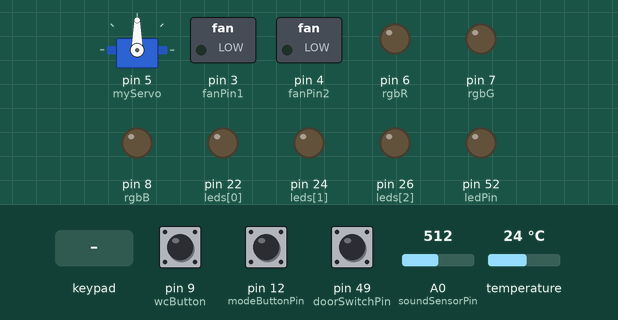
A sketch run on a simulated Arduino Mega 2560, built with avr-gcc and run on an emulated ATmega2560. Shown: servo, switched loads named in the sketch (green lamp = pin HIGH), output pins drawn as LEDs (lit = HIGH). The inputs (shaded band) are chosen by the test bench; at power-on: pin 49 (doorSwitchPin) HIGH, pin 12 (modeButtonPin) HIGH, pin 9 (wcButton) HIGH, A0 (soundSensorPin) = 512, temperature 24 °C. What the sketch prints to the serial monitor is not drawn.

Above: at 1.2 s.
1.3 s: keypad keys 3 1 6 pressed 0.4 s apart
At 2.4 s:
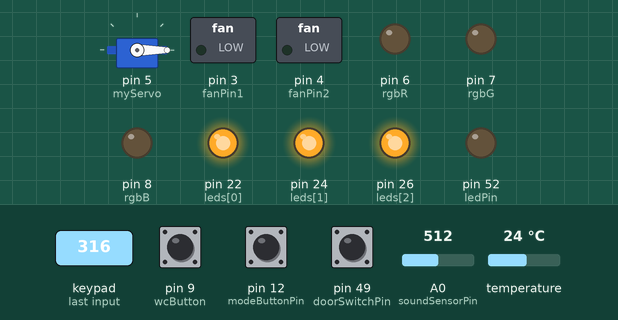
4.0 s: pin 49 (doorSwitchPin) pulled LOW for 0.15 s
At 5.0 s:
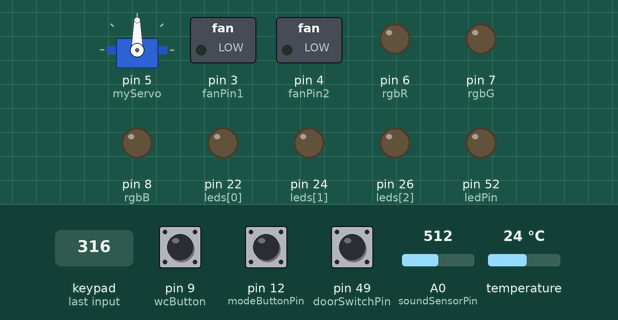
5.6 s: pin 12 (modeButtonPin) pulled LOW for 0.15 s
At 6.2 s:
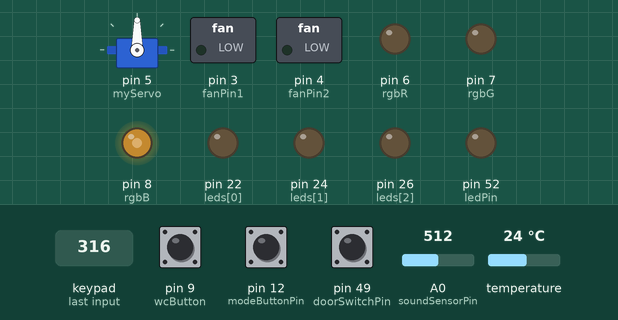
7.2 s: pin 9 (wcButton) pulled LOW for 0.15 s
At 7.27 s:
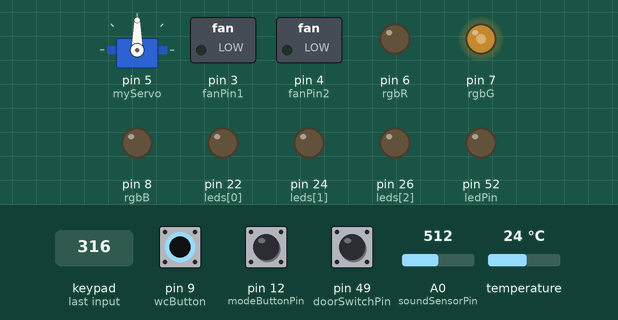
8.8 s: pin 12 (modeButtonPin) pulled LOW for 1 s
At 9.9 s:
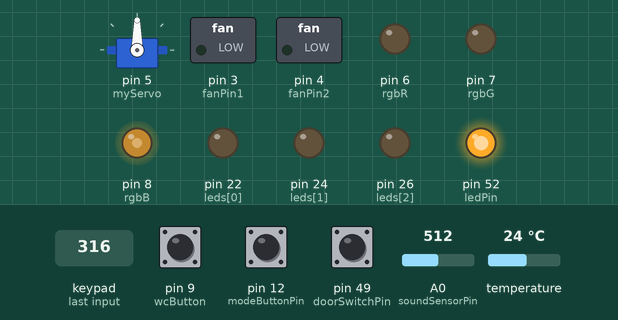
11.3 s: pin 9 (wcButton) driven LOW and pin 12 (modeButtonPin) driven LOW
At 13.4 s:
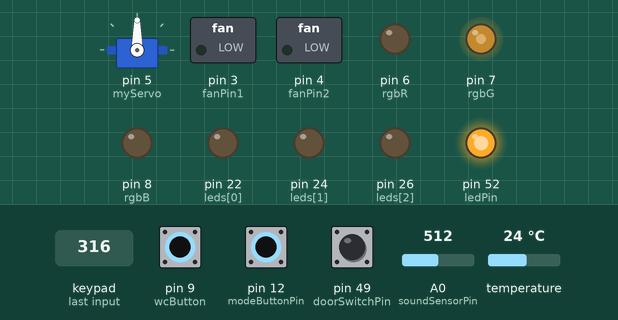
Timing chart, 0 to 14.5 s (numbered marks = the images above; inputs shaded):
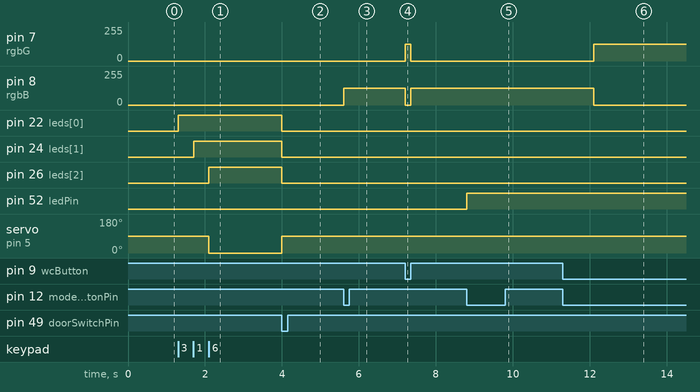

The sketch:

ecoHouse2.ino
```cpp
#include <Keypad.h>
#include <Servo.h>
#include <DallasTemperature.h>
#include <OneWire.h>
#include <IRremote.hpp>

// -------------------- PINS --------------------
const int tempPin = 18;
const int fanPin1 = 3;
const int fanPin2 = 4;
const int switchPin = 2;
const int modeButtonPin = 12;
const int soundSensorPin = A0;
const int ledPin = 52;
const int doorSwitchPin = 49;
const int irPin = 36;

// RGB
const int rgbR = 6;
const int rgbG = 7;
const int rgbB = 8;
const int wcButton = 9;

// Servo
Servo myServo;

// LEDs for password
int leds[3] = {22, 24, 26};

// Password
int password[3] = {3, 1, 6};
int inputIndex = 0;

// Sound
bool ledON = false;
int lastsoundState = 0;

// Temperature
OneWire oneWire(tempPin);
DallasTemperature sensors(&oneWire);

// -------------------- KEYPAD --------------------
const byte ROWS = 4;
const byte COLS = 4;

char keys[ROWS][COLS] = {
  {'1','2','3','A'},
  {'4','5','6','B'},
  {'7','8','9','C'},
  {'*','0','#','D'}
};

byte rowPins[ROWS] = {47,45,43,41};
byte colPins[COLS] = {39,37,35,33};

Keypad keypad = Keypad(makeKeymap(keys), rowPins, colPins, ROWS, COLS);

// -------------------- MODE --------------------
int demoMode = 1;
unsigned long lastModePress = 0;

// -------------------- SETUP --------------------
void setup() {
  Serial.begin(9600);

  pinMode(modeButtonPin, INPUT_PULLUP);
  pinMode(doorSwitchPin, INPUT_PULLUP);
  pinMode(wcButton, INPUT_PULLUP);
  pinMode(ledPin, OUTPUT);

  pinMode(fanPin1, OUTPUT);
  pinMode(fanPin2, OUTPUT);
  pinMode(switchPin, INPUT_PULLUP);

  pinMode(rgbR, OUTPUT);
  pinMode(rgbG, OUTPUT);
  pinMode(rgbB, OUTPUT);

  for (int i = 0; i < 3; i++) {
    pinMode(leds[i], OUTPUT);
    digitalWrite(leds[i], LOW);
  }

  myServo.attach(5);
  myServo.write(90); // locked

  sensors.begin();
  IrReceiver.begin(irPin, ENABLE_LED_FEEDBACK);

  Serial.println("Enter password: 3 → 1 → 6");
}

// -------------------- LOOP --------------------
void loop() {

  // MODE CHANGE BUTTON
  if (digitalRead(modeButtonPin) == LOW && millis() - lastModePress > 500) {
    demoMode++;
    if (demoMode > 4) demoMode = 1;
    Serial.print("Mode: ");
    Serial.println(demoMode);
    lastModePress = millis();
  }

  // ---------------- MODE 1 : LOCK ----------------
  if (demoMode == 1) {
    char key = keypad.getKey();
    int num = -1;
    int num2 = -1;

    if (key) {
      num = key - '0';
      Serial.print("Key: ");
      Serial.println(key);
    }

    if (IrReceiver.decode()) {
      unsigned long code = IrReceiver.decodedIRData.decodedRawData;
      if (code == 0xB847FF00) num2 = 3;
      else if (code == 0xBA45FF00) num2 = 1;
      else if (code == 0xBC43FF00) num2 = 6;
      IrReceiver.resume();
    }

    if (num != -1 || num2 != -1) {
      int input = (num != -1) ? num : num2;

      if (input == password[inputIndex]) {
        digitalWrite(leds[inputIndex], HIGH);
        inputIndex++;

        if (inputIndex == 3) {
          Serial.println("Password correct!");
          myServo.write(0);
          waitForDoorClose();
        }
      } else {
        Serial.println("Wrong password!");
        resetSystem();
      }
    }
  }

  // ---------------- MODE 2 : WC RGB ----------------
  if (demoMode == 2) {
    if (digitalRead(wcButton) == LOW) {
      analogWrite(rgbG, 125);
      analogWrite(rgbB, 0);
    } else {
      analogWrite(rgbB, 125);
      analogWrite(rgbG, 0);
    }
  }

  // ---------------- MODE 3 : SOUND LED ----------------
  if (demoMode == 3) {
    int soundState = analogRead(soundSensorPin);

    if (abs(soundState - lastsoundState) > 5) {
      ledON = !ledON;
      digitalWrite(ledPin, ledON);
      delay(200);
    }

    lastsoundState = soundState;
  }

  // ---------------- MODE 4 : TEMPERATURE ----------------
  if (demoMode == 4) {
    sensors.requestTemperatures();
    float temp = sensors.getTempCByIndex(0);

    Serial.print(temp);
    Serial.println(" °C");

    if (temp > 30 && digitalRead(switchPin) == LOW) {
      digitalWrite(fanPin1, LOW);
      digitalWrite(fanPin2, HIGH);
    } else {
      digitalWrite(fanPin1, LOW);
      digitalWrite(fanPin2, LOW);
    }
  }
}

// -------------------- FUNCTIONS --------------------
void waitForDoorClose() {
  Serial.println("Waiting for door...");
  unsigned long start = millis();

  while (digitalRead(doorSwitchPin) == HIGH) {
    if (millis() - start > 10000) break;
  }

  myServo.write(90);
  resetSystem();
}

void resetSystem() {
  for (int i = 0; i < 3; i++) {
    digitalWrite(leds[i], LOW);
  }
  inputIndex = 0;
  Serial.println("Enter password:");
}
```

Measured:
- after the input at 1.3 s, pin 22 (leds[0]): LOW → HIGH at once; pin 24 (leds[1]): LOW → HIGH after 0.41 s; pin 26 (leds[2]): LOW → HIGH after 0.80 s; servo on pin 5 (myServo): 90° → 0° after 0.80 s
- after the input at 4.0 s, pin 22 (leds[0]), pin 24 (leds[1]), pin 26 (leds[2]): HIGH → LOW at once; servo on pin 5 (myServo): 0° → 90° at once
- after the input at 5.6 s, pin 8 (rgbB): 0/255 → 125/255 at once
- after the input at 7.2 s, pin 7 (rgbG): 0/255 → 125/255 at once, → 0/255 0.15 s later; pin 8 (rgbB): 125/255 → 0/255 at once, → 125/255 0.15 s later
- after the input at 8.8 s, pin 52 (ledPin): LOW → HIGH at once
- after the input at 11.3 s, pin 7 (rgbG): 0/255 → 125/255 after 0.80 s; pin 8 (rgbB): 125/255 → 0/255 after 0.80 s
